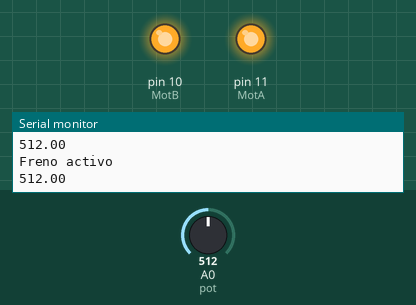
Recording of a sketch running on a simulated Arduino Uno, built with avr-gcc and run on an emulated ATmega328P. Shown: output pins drawn as LEDs (lit = HIGH), the last lines printed to the serial monitor. The inputs (shaded band) are chosen by the test bench; at power-on: A0 (pot) = 512.

Above: at 1.8 s.
1.9 s: A0 (pot) set to 602
3.4 s: A0 (pot) set to 629
At 5.2 s:
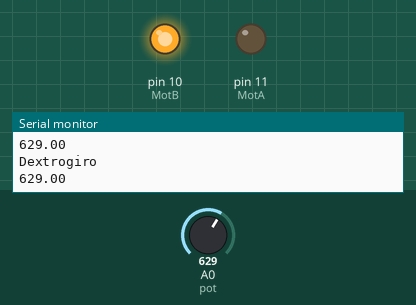
5.5 s: A0 (pot) set to 399
At 7.0 s:
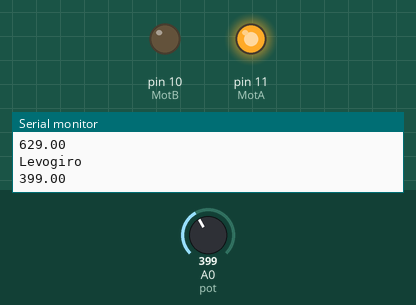
7.5 s: A0 (pot) set to 418
At 8.6 s:
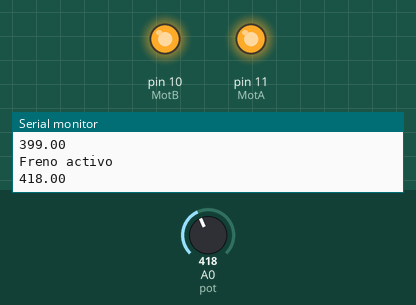
9.5 s: A0 (pot) set to 306
At 11.3 s:
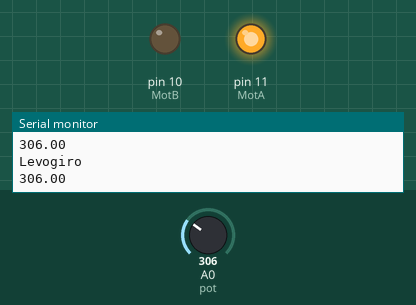
Timing chart, 0 to 12.5 s (numbered marks = the images above; inputs shaded):
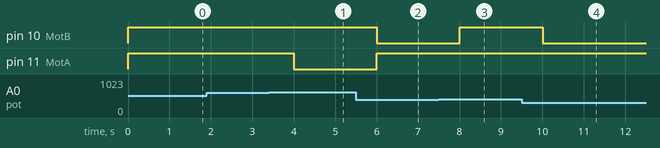

The sketch:

P5A2-ControlGiro.ino
```cpp
#define MotA 11
#define MotB 10
#define pot A0
float value = 0; //variable donde guardaremos valor de pot


void setup() {
  // put your setup code here, to run once:
  Serial.begin(9600); //la velocidad de transmisión
  pinMode(MotA, OUTPUT);
  pinMode(MotB, OUTPUT);

}

void loop() {
  // put your main code here, to run repeatedly:
  value = analogRead(pot);
  if(value<=409.2) { //0V < V_leido < 2V
    levogiro();
  }
  if(value<613.8 && value>409.2){
    detenido();
  }
  if(value>=613.8){
    dextrogiro();
  }
}

void levogiro() {
    //1, 0
  digitalWrite(MotA, HIGH);
  digitalWrite(MotB, LOW);
  Serial.println("Levogiro");
  Serial.println(value);
  delay(1000);
}

void dextrogiro() {
  //0, 1
  digitalWrite(MotA, LOW);
  digitalWrite(MotB, HIGH);
  Serial.println("Dextrogiro");
  Serial.println(value);
  delay(1000);
}

void detenido() {
    //1, 1
  digitalWrite(MotA, HIGH);
  digitalWrite(MotB, HIGH);
  Serial.println("Freno activo");
  Serial.println(value);
  delay(1000);


}
```

Measured:
- the behaviour switches between 613 and 614 on A0 (pot) (found by bisection; images 0 and 1)
- the behaviour switches between 409 and 410 on A0 (pot) (found by bisection; images 2 and 3)
- after the input at 3.4 s, pin 11 (MotA): HIGH → LOW after 0.60 s
- after the input at 5.5 s, pin 10 (MotB): HIGH → LOW after 0.50 s; pin 11 (MotA): LOW → HIGH after 0.50 s
- after the input at 7.5 s, pin 10 (MotB): LOW → HIGH after 0.51 s
- after the input at 9.5 s, pin 10 (MotB): HIGH → LOW after 0.51 s
